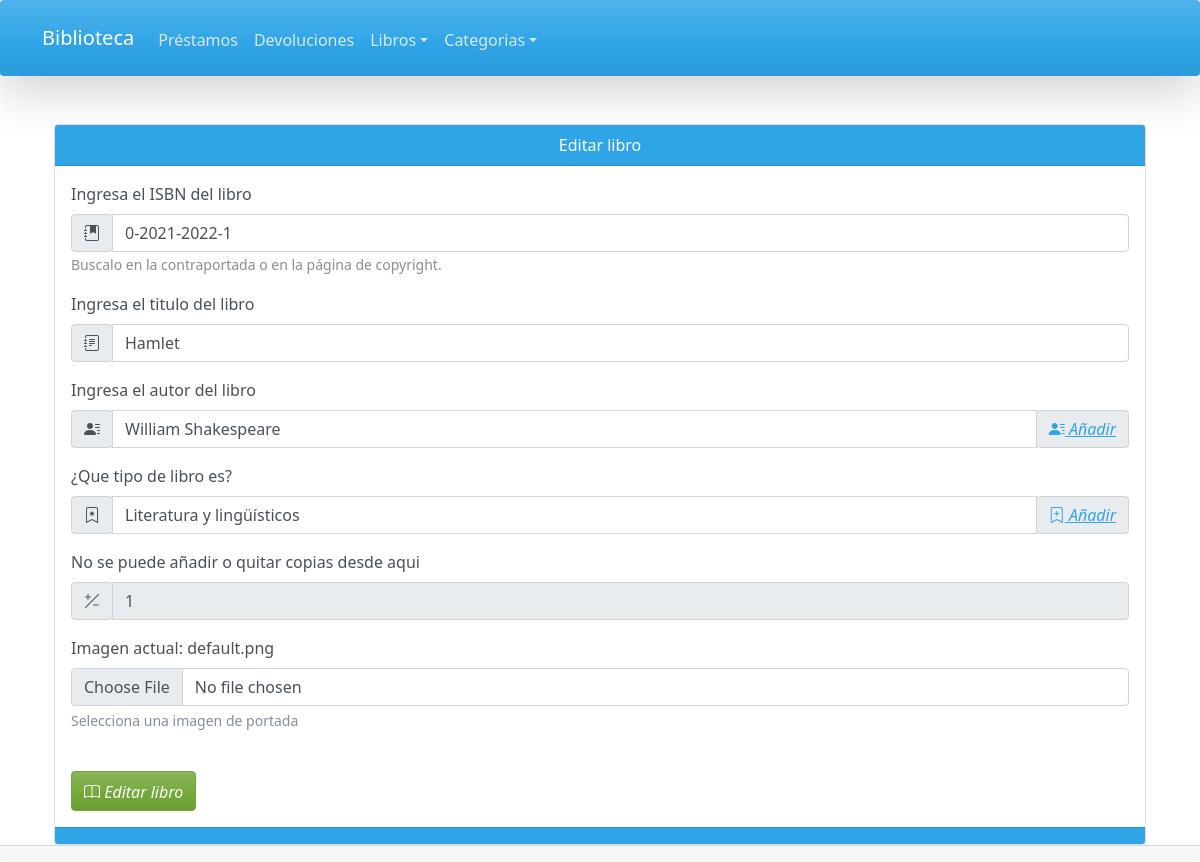
/resources/sections/AgregarLibros.php?id=1, run on an earlier commit of the app's database.
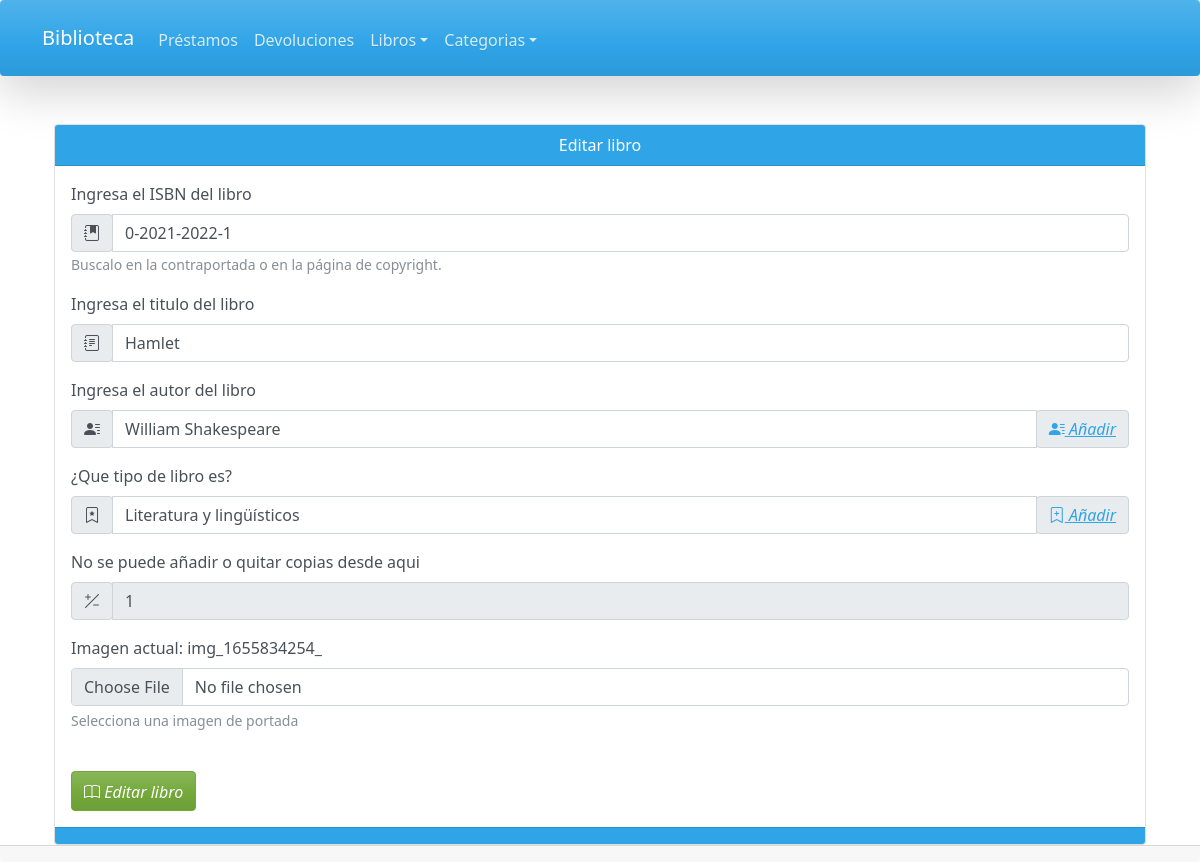
And on a later commit of the database.
### tables this page shows
CREATE TABLE `libro` (
  `id` int(11) NOT NULL AUTO_INCREMENT,
  `isbn` varchar(18) NOT NULL,
  `titulo` varchar(50) NOT NULL,
  `idAutor` int(11) NOT NULL,
  `tipoLibro` tinyint(3) NOT NULL,
  `codigoBbliotecario` int(11) NOT NULL,
  `image` varchar(100) DEFAULT NULL,
  `estado` tinyint(1) NOT NULL DEFAULT 1,
  `fechaRegistro` datetime NOT NULL DEFAULT current_timestamp(),
  PRIMARY KEY (`id`),
  UNIQUE KEY `isbn` (`isbn`),
  KEY `codigoBbliotecario` (`codigoBbliotecario`),
  KEY `idAutor` (`idAutor`),
  KEY `tipoLibro` (`tipoLibro`),
  CONSTRAINT `libro_ibfk_1` FOREIGN KEY (`idAutor`) REFERENCES `autor` (`idAutor`),
  CONSTRAINT `libro_ibfk_2` FOREIGN KEY (`codigoBbliotecario`) REFERENCES `bibliotecario` (`codigoBbliotecario`),
  CONSTRAINT `libro_ibfk_3` FOREIGN KEY (`tipoLibro`) REFERENCES `tipos-de-libros` (`idtipoLibro`)
);

CREATE TABLE `autor` (
  `idAutor` int(11) NOT NULL AUTO_INCREMENT,
  `nombre` varchar(50) NOT NULL,
  `fechaNacimiento` date DEFAULT NULL,
  `image` varchar(100) DEFAULT NULL,
  PRIMARY KEY (`idAutor`)
);

### resources/classes/connections/ConexionBD.php (called while the page is built, shortened)
<?php
class ConexionBD implements IEjecutarSQL
{
    private $pdo;
    public function __construct($host, $bd_name, $username, $password)
    {
        try {
            $this->pdo = new PDO("mysql:host=$host;dbname=$bd_name", $username, $password, [PDO::ATTR_ERRMODE => PDO::ERRMODE_WARNING]);
            if ($this->pdo instanceof PDO) {
                return $this->pdo;
            } else {
                throw new Exception(message: "Database not found");
            }
        } catch (PDOException $e) {
            die($e->getMessage());
        }
    }
    function ejecutaSQL($sql)
    {
        $query = $this->pdo->prepare($sql);
        $query->execute();
        return $query->fetchAll(PDO::FETCH_ASSOC);
    }
}

### resources/classes/controllers/Intermediario.php (called while the page is built, shortened)
<?php
require_once CONNECTIONS . "/ConexionBD.php";
class Intermediario
{
    private $conexion;
    function __construct(ConexionBD $conexion = null)
    {
        $this->conexion = $conexion == null ? new ConexionBD("localhost", "bd_biblioteca", "root", "") : $conexion;
    }
    public function obtenerDeBD($valor)
    {
        $sql = "SELECT * FROM `$valor`";
        switch ($valor) {
            case 'autor':
                $listaAutores = $this->conexion->ejecutaSQL($sql);
                return $listaAutores;
                break;
            case 'tipos-de-libros':
                $listaTiposDeLibros = $this->conexion->ejecutaSQL($sql);
                return $listaTiposDeLibros;
                break;
        }
    }
    public function ejecutarSQL($sql)
    {
        return $this->conexion->ejecutaSQL($sql);
    }
}

### resources/sections/AgregarLibros.php (the view, shortened to what the changed rows need)
<?php
require_once CONTROLLERS . "/Intermediario.php";
include_once TEMPLATES . "/Cabecera.php";
$intermediario = new Intermediario();
$agregar = true;
$isbn = "";
$titulo = "";
$idAutor = "";
$idTipoLibro = "";
if ($_GET) {
    $id = $_GET["id"];
    $agregar = false;
    $sql = "SELECT * FROM libro WHERE id = $id";
    $libros = $intermediario->ejecutarSQL($sql);
    $isbn = $libros[0]["isbn"];
    $titulo = $libros[0]["titulo"];
    $idAutor = $libros[0]["idAutor"];
    $idTipoLibro = $libros[0]["tipoLibro"];
    $nombreImagendb = $libros[0]["image"];
}
$listaAutores = $intermediario->obtenerDeBD("autor");
$tiposDeLibros = $intermediario->obtenerDeBD("tipos-de-libros");
?>
<body>
    <div class="container align-items-center">
        <div class="container">
            <div class="card">
                <div class="card-body">
                    <form action="" method="post" enctype="multipart/form-data">
                        <div class="mb-3">
                            <div class="input-group">
                                <div class="input-group-prepend">
                                    <span class="input-group-text">
                                    </span>
                                </div>
                                <input type="text" name="isbn" class="form-control"
                                    placeholder="0-0000-0000-0" value="<?php echo $isbn ?>">
                            </div>
                        </div>
                        <div class="mb-3">
                            <div class="input-group">
                                <div class="input-group-prepend">
                                    <span class="input-group-text">
                                    </span>
                                </div>
                                <input type="text" name="titulo" class="form-control"
                                    placeholder="Escribe el titulo del libro"
                                    value="<?php echo $titulo ?>">
                            </div>
                        </div>
                        <div class="mb-3">
                            <div class="input-group">
                                <div class="input-group-prepend">
                                    <span class="input-group-text" id="select-test">
                                    </span>
                                </div>
                                <select name="autor" class="form-control">
                                    <?php
                                    foreach ($listaAutores as $autor) {
                                    ?>
                                    <option value="<?= $autor["idAutor"] ?>"
                                        <?php echo ($autor["idAutor"] == $idAutor) ? "selected" : "" ?>>
                                        <?= $autor["nombre"]; ?></option>
                                    <?php
                                    }
                                    ?>
                                </select>
                                <div class="input-group-append">
                                    <span class="input-group-text" id="select-test">
                                    </span>
                                </div>
                            </div>
                        </div>
                        <div class="mb-3">
                            <div class="input-group">
                                <div class="input-group-prepend">
                                    <span class="input-group-text" id="select-test">
                                    </span>
                                </div>
                                <select name="tipo-libro" class="form-control">
                                    <?php
                                    foreach ($tiposDeLibros as $tipolibro) {
                                    ?>
                                    <option value="<?= $tipolibro["idtipoLibro"]; ?>"
                                        <?php echo ($tipolibro["idtipoLibro"] == $idTipoLibro) ? "selected" : "" ?>>
                                        <?= $tipolibro["nombre"]; ?>
                                    </option>
                                    <?php
                                    }
                                    ?>
                                </select>
                                <div class="input-group-append">
                                    <span class="input-group-text" id="select-test">
                                    </span>
                                </div>
                            </div>
                        </div>
                        <div class="mb-3">
                            <label for="imagen"
                                class="form-label"><?php echo (!$agregar) ? "Imagen actual: " . $nombreImagendb : "Ingresa una imagen" ?></label>
                            <input type="file" class="form-control" name="libro-imagen" id="imagen">
                            <div class="form-text">Selecciona una imagen de portada</div>
                        </div>
                        <br>
                    </form>
                </div>
            </div>
        </div>
    </div>
</body>
<?php
include_once TEMPLATES . "/Pie.php";
?>

What changed in the data, as far as the page shows it:
changed libro "Hamlet": image "default.png" → "img_1655834254_"
